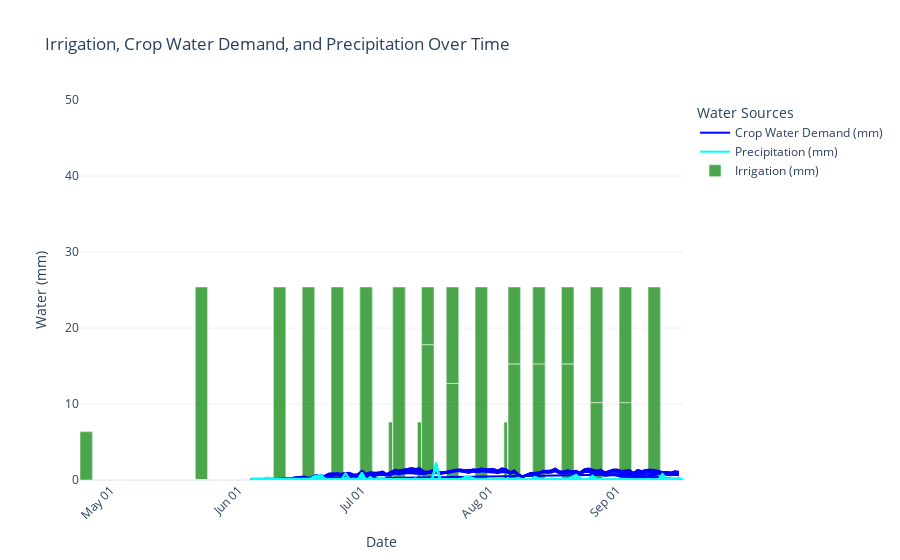

Here is the notebook cell this chart was saved with:
### Code cell
fig = go.Figure()

# daily crop water demand line
fig.add_trace(go.Scatter(
    x=all_data['Timestamp'],
    y=all_data['Crop Water Demand (mm/day)'],
    mode='lines',
    name='Crop Water Demand (mm)',
    line=dict(color='blue')
))

# daily precipitation line
fig.add_trace(go.Scatter(
    x=all_data['Timestamp'],
    y=all_data['Precipitation'],
    mode='lines',
    name='Precipitation (mm)',
    line=dict(color='aqua')
))

# daily irrigation as a bar plot
fig.add_trace(go.Bar(
    x=irrigation_data_long['Timestamp'],
    y=irrigation_data_long['Irrigation (mm)'],
    name='Irrigation (mm)',
    marker=dict(color='green'),
    opacity=0.7,
    width=86400000 * 3  
))

#  layout for  readability
fig.update_layout(
    title='Irrigation, Crop Water Demand, and Precipitation Over Time',
    xaxis_title='Date',
    yaxis_title='Water (mm)',
    template='plotly_white',
    barmode='overlay',  
    legend_title_text='Water Sources',
    xaxis=dict(
        tickformat='%b %d',       
        dtick="M1",                
        tickangle=-45             
    ),
    yaxis=dict(range=[0, 50]),   
)

fig.show()

### Figure 1 — Plotly figure (JSON) as saved in the notebook; plotly's stock layout.template omitted (floating-point values rounded to 4 significant figures; data arrays with more than 128 entries replaced by an {"elided": "..."} marker saying what was removed)
{"data": [{"line": {"color": "blue"}, "mode": "lines", "name": "Crop Water Demand (mm)", "type": "scatter", "x": {"elided": "1254 str values"}, "y": {"elided": "1254 float values"}}, {"line": {"color": "aqua"}, "mode": "lines", "name": "Precipitation (mm)", "type": "scatter", "x": {"elided": "1254 str values"}, "y": {"elided": "1254 float values"}}, {"marker": {"color": "green"}, "name": "Irrigation (mm)", "opacity": 0.7, "type": "bar", "width": 259200000, "x": {"elided": "714 str values"}, "y": {"elided": "714 float values"}}], "layout": {"autosize": true, "barmode": "overlay", "legend": {"title": {"text": "Water Sources"}}, "title": {"text": "Irrigation, Crop Water Demand, and Precipitation Over Time"}, "xaxis": {"autorange": true, "dtick": "M1", "range": ["2024-04-23 12:00", "2024-09-17"], "tickangle": -45, "tickformat": "%b %d", "title": {"text": "Date"}, "type": "date"}, "yaxis": {"range": [0, 50], "title": {"text": "Water (mm)"}, "type": "linear"}}}
